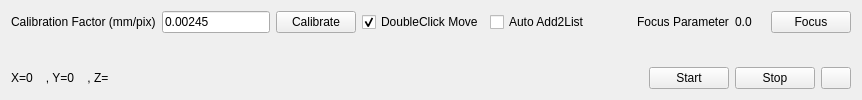
       <widget class="QWidget" name="tab">
        <attribute name="title">
         <string>Camera</string>
        </attribute>
        <layout class="QVBoxLayout" name="verticalLayout_5">
         <item>
          <layout class="QVBoxLayout" name="verticalLayout_2">
           <item>
            <layout class="QHBoxLayout" name="horizontalLayout_4">
             <item>
              <widget class="QLabel" name="label_3">
               <property name="text">
                <string>Calibration Factor (mm/pix)</string>
               </property>
              </widget>
             </item>
             <item>
              <widget class="QLineEdit" name="cfLineEdit">
               <property name="text">
                <string>0.00245</string>
               </property>
              </widget>
             </item>
             <item>
              <widget class="QPushButton" name="calibratePushButton">
               <property name="text">
                <string>Calibrate</string>
               </property>
              </widget>
             </item>
             <item>
              <widget class="QCheckBox" name="clickMoveCheckBox">
               <property name="text">
                <string>DoubleClick Move</string>
               </property>
               <property name="checked">
                <bool>true</bool>
               </property>
              </widget>
             </item>
             <item>
              <widget class="QCheckBox" name="autoAdd2ListCheckBox">
               <property name="text">
                <string>Auto Add2List</string>
               </property>
              </widget>
             </item>
             <item>
              <spacer name="horizontalSpacer">
               <property name="orientation">
                <enum>Qt::Horizontal</enum>
               </property>
               <property name="sizeHint" stdset="0">
                <size>
                 <width>40</width>
                 <height>20</height>
                </size>
               </property>
              </spacer>
             </item>
             <item>
              <widget class="QLabel" name="label">
               <property name="text">
                <string>Focus Parameter</string>
               </property>
              </widget>
             </item>
             <item>
              <widget class="QLabel" name="focusParameterLabel">
               <property name="sizePolicy">
                <sizepolicy hsizetype="Expanding" vsizetype="Preferred">
                 <horstretch>0</horstretch>
                 <verstretch>0</verstretch>
                </sizepolicy>
               </property>
               <property name="minimumSize">
                <size>
                 <width>30</width>
                 <height>0</height>
                </size>
               </property>
               <property name="text">
                <string>0.0</string>
               </property>
              </widget>
             </item>
             <item>
              <widget class="PyDMShellCommand" name="PyDMShellCommand">
               <property name="toolTip">
                <string/>
               </property>
               <property name="text">
                <string>Focus</string>
               </property>
               <property name="runCommandsInFullShell" stdset="0">
                <bool>true</bool>
               </property>
               <property name="stdout" stdset="0">
                <enum>PyDMShellCommand::SHOW</enum>
               </property>
               <property name="stderr" stdset="0">
                <enum>PyDMShellCommand::SHOW</enum>
               </property>
               <property name="commands" stdset="0">
                <stringlist>
                 <string>python autofocus.py Teslong:cam1: 15IDD:m7 0.2</string>
                </stringlist>
               </property>
              </widget>
             </item>
            </layout>
           </item>
           <item>
            <widget class="PyDMImageView" name="PyDMImageView">
             <property name="toolTip">
              <string/>
             </property>
             <property name="alarmSensitiveContent" stdset="0">
              <bool>false</bool>
             </property>
             <property name="alarmSensitiveBorder" stdset="0">
              <bool>true</bool>
             </property>
             <property name="PyDMToolTip" stdset="0">
              <string/>
             </property>
             <property name="channel" stdset="0">
              <string/>
             </property>
             <property name="colorMap" stdset="0">
              <enum>PyDMImageView::Monochrome</enum>
             </property>
             <property name="autoDownsample" stdset="0">
              <bool>true</bool>
             </property>
             <property name="imageWidth" stdset="0">
              <number>1280</number>
             </property>
             <property name="normalizeData" stdset="0">
              <bool>true</bool>
             </property>
             <property name="readingOrder" stdset="0">
              <enum>PyDMImageView::Clike</enum>
             </property>
             <property name="dimensionOrder" stdset="0">
              <enum>PyDMImageView::HeightFirst</enum>
             </property>
             <property name="imageChannel" stdset="0">
              <string>ca://Teslong:image1:ArrayData</string>
             </property>
             <property name="widthChannel" stdset="0">
              <string>ca://Teslong:cam1:ArraySizeX_RBV</string>
             </property>
             <property name="maxRedrawRate" stdset="0">
              <number>10</number>
             </property>
             <property name="showAxes" stdset="0">
              <bool>true</bool>
             </property>
            </widget>
           </item>
           <item>
            <layout class="QHBoxLayout" name="horizontalLayout_5">
             <item>
              <widget class="QLabel" name="cursorPosLabel">
               <property name="text">
                <string>X=0    , Y=0    , Z=</string>
               </property>
              </widget>
             </item>
             <item>
              <widget class="PyDMLabel" name="PyDMLabel_7">
               <property name="sizePolicy">
                <sizepolicy hsizetype="Fixed" vsizetype="Preferred">
                 <horstretch>0</horstretch>
                 <verstretch>0</verstretch>
                </sizepolicy>
               </property>
               <property name="toolTip">
                <string/>
               </property>
               <property name="alignment">
                <set>Qt::AlignRight|Qt::AlignTrailing|Qt::AlignVCenter</set>
               </property>
               <property name="precision" stdset="0">
                <number>0</number>
               </property>
               <property name="showUnits" stdset="0">
                <bool>false</bool>
               </property>
               <property name="precisionFromPV" stdset="0">
                <bool>true</bool>
               </property>
               <property name="alarmSensitiveContent" stdset="0">
                <bool>false</bool>
               </property>
               <property name="alarmSensitiveBorder" stdset="0">
                <bool>true</bool>
               </property>
               <property name="PyDMToolTip" stdset="0">
                <string>Detector State</string>
               </property>
               <property name="channel" stdset="0">
                <string>ca://Teslong:cam1:DetectorState_RBV</string>
               </property>
               <property name="enableRichText" stdset="0">
                <bool>false</bool>
               </property>
              </widget>
             </item>
             <item>
              <widget class="PyDMPushButton" name="PyDMPushButton_7">
               <property name="sizePolicy">
                <sizepolicy hsizetype="Fixed" vsizetype="Fixed">
                 <horstretch>0</horstretch>
                 <verstretch>0</verstretch>
                </sizepolicy>
               </property>
               <property name="toolTip">
                <string/>
               </property>
               <property name="text">
                <string>Start</string>
               </property>
               <property name="alarmSensitiveContent" stdset="0">
                <bool>false</bool>
               </property>
               <property name="alarmSensitiveBorder" stdset="0">
                <bool>false</bool>
               </property>
               <property name="PyDMToolTip" stdset="0">
                <string>Start Acquisition</string>
               </property>
               <property name="monitorDisp" stdset="0">
                <bool>false</bool>
               </property>
               <property name="channel" stdset="0">
                <string>ca://Teslong:cam1:Acquire</string>
               </property>
               <property name="PyDMIcon" stdset="0">
                <string/>
               </property>
               <property name="passwordProtected" stdset="0">
                <bool>false</bool>
               </property>
               <property name="password" stdset="0">
                <string/>
               </property>
               <property name="protectedPassword" stdset="0">
                <string/>
               </property>
               <property name="showConfirmDialog" stdset="0">
                <bool>false</bool>
               </property>
               <property name="confirmMessage" stdset="0">
                <string>Are you sure you want to proceed?</string>
               </property>
               <property name="pressValue" stdset="0">
                <string>1</string>
               </property>
               <property name="releaseValue" stdset="0">
                <string>None</string>
               </property>
               <property name="relativeChange" stdset="0">
                <bool>false</bool>
               </property>
               <property name="writeWhenRelease" stdset="0">
                <bool>false</bool>
               </property>
              </widget>
             </item>
             <item>
              <widget class="PyDMPushButton" name="PyDMPushButton_8">
               <property name="sizePolicy">
                <sizepolicy hsizetype="Fixed" vsizetype="Fixed">
                 <horstretch>0</horstretch>
                 <verstretch>0</verstretch>
                </sizepolicy>
               </property>
               <property name="toolTip">
                <string/>
               </property>
               <property name="text">
                <string>Stop</string>
               </property>
               <property name="alarmSensitiveContent" stdset="0">
                <bool>false</bool>
               </property>
               <property name="alarmSensitiveBorder" stdset="0">
                <bool>false</bool>
               </property>
               <property name="PyDMToolTip" stdset="0">
                <string>Stop Acquisition</string>
               </property>
               <property name="monitorDisp" stdset="0">
                <bool>false</bool>
               </property>
               <property name="channel" stdset="0">
                <string>ca://Teslong:cam1:Acquire</string>
               </property>
               <property name="PyDMIcon" stdset="0">
                <string/>
               </property>
               <property name="passwordProtected" stdset="0">
                <bool>false</bool>
               </property>
               <property name="password" stdset="0">
                <string/>
               </property>
               <property name="protectedPassword" stdset="0">
                <string/>
               </property>
               <property name="showConfirmDialog" stdset="0">
                <bool>false</bool>
               </property>
               <property name="confirmMessage" stdset="0">
                <string>Are you sure you want to proceed?</string>
               </property>
               <property name="pressValue" stdset="0">
                <string>0</string>
               </property>
               <property name="releaseValue" stdset="0">
                <string>None</string>
               </property>
               <property name="relativeChange" stdset="0">
                <bool>false</bool>
               </property>
               <property name="writeWhenRelease" stdset="0">
                <bool>false</bool>
               </property>
              </widget>
             </item>
             <item>
              <widget class="PyDMRelatedDisplayButton" name="PyDMRelatedDisplayButton_2">
               <property name="maximumSize">
                <size>
                 <width>30</width>
                 <height>16777215</height>
                </size>
               </property>
               <property name="toolTip">
                <string/>
               </property>
               <property name="filenames" stdset="0">
                <stringlist>
                 <string>UVC.ui</string>
                </stringlist>
               </property>
               <property name="macros" stdset="0">
                <stringlist>
                 <string>P=Teslong:,R=cam1:</string>
                </stringlist>
               </property>
               <property name="openInNewWindow" stdset="0">
                <bool>true</bool>
               </property>
              </widget>
             </item>
            </layout>
           </item>
          </layout>
         </item>
        </layout>
       </widget>
